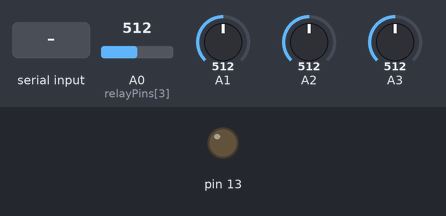
This sketch was run on a simulated Arduino Uno, built with avr-gcc and run on an emulated ATmega328P. On the bench: output pins drawn as LEDs (lit = HIGH). The inputs (shaded band) are chosen by the test bench; at power-on: A0 (relayPins[3]) = 512, A1 = 512, A2 = 512, A3 = 512. What the sketch prints to the serial monitor is not drawn.

Above: at 6.2 s.
6.3 s: "T" received over Serial
At 8.1 s:
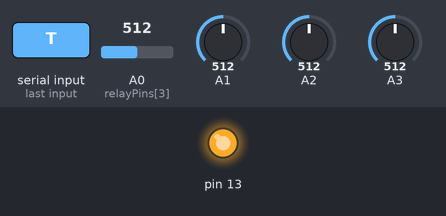
Timing chart, 0 to 13.8 s (numbered marks = the images above; inputs shaded):
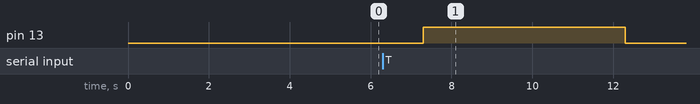

The sketch:

serialtest.ino
```cpp
#include <SPI.h>
#include <SD.h>

#define FILE_NAME "inc.txt" //file with next file name (unique naming per file)

//FILE NAMING VARIABLES
File myFile;
String fileNm = "";
const int INTERVAL = 10; //interval to read at (milliseconds) set at 10 for 100hz
unsigned long start;
int num;

//RELAY CONTROL Variables
const int relayPins[] = {10, 9, 6, 14};
char in;
int state = 0;
int pin;


//Sensor analog Read variables
int a0, a1, a2, a3;

//boolean controls whether file can be written tos
bool fil = true;


void setup() {
  //Initialize Serial Monitor
  Serial.begin(115200);

  // test on board LED
  pinMode(13, OUTPUT);

  Serial.println("START");

  delay(3000);

  Serial.println("TURNON");
  pinMode(13, LOW);
  delay(2000);
  Serial.println("TURNOFF");
  pinMode(13, HIGH);


  /*
  //Declare relay pins as OUTPUTS
  for (int i = 0; i < sizeof(relayPins); i++) {
    pinMode(relayPins[i], OUTPUT);
  }

  //INITIALIZE SD CARD
  Serial.print("Initializing SD card...");
  if (!SD.begin(4)) {
    Serial.println("initialization failed!");
    for(int i = 3; i >= 1; i--) {
      Serial.println(i);
      delay(1000);
    }
    Serial.println("Logger START");
    delay(1000);
    Serial.println("Time\tA0\tA1\tA2\tA3");

    //CALIBRATION
    pinMode(A0, INPUT);
    pinMode(A1, INPUT);
    pinMode(A2, INPUT);
    pinMode(A3, INPUT);
    fil = false;
    start = millis();
    return;
  }

  //READING FILE_NAME to name current file
  myFile = SD.open(FILE_NAME);
  if(myFile) {
    while (myFile.available()) {
      num = myFile.parseInt();
      Serial.println(num);
    }
    myFile.close();
  }else{
    Serial.println("error opening");
  }

  //.txt or .dat file
  fileNm = String(num) + ".txt";
  Serial.println("File Name: " + String(fileNm));
  num++;

  //WRITING TO FILE
  myFile = SD.open(FILE_NAME, FILE_WRITE);
  if(myFile) {
    myFile.println();
    myFile.print(int(num));
    myFile.close();
  }else{
    Serial.println("error opening");
  }

  //INITIALIZE NEW FILE
  myFile = SD.open(String(fileNm), FILE_WRITE);
  myFile.println("Time\tA0\tA1\tA2\tA3");
  myFile.close();

  //CALIBRATION
  pinMode(A0, INPUT);
  pinMode(A1, INPUT);
  pinMode(A2, INPUT);
  pinMode(A3, INPUT);

  //3 second delay
  for(int i = 3; i >= 1; i--) {
    Serial.println(i);
    delay(1000);
  }

  Serial.println("Logger START");
  delay(1000);
  Serial.println("Time\tA0\tA1\tA2\tA3");
  start = millis(); //Initialized timer zero

  */
}

void loop() {

  //save analog values to variables (0 - 1023)
  a0 = analogRead(A0);
  a1 = analogRead(A1);
  a2 = analogRead(A2);
  a3 = analogRead(A3);

  //record data values at every INTERVAL
  if((millis()- start) % INTERVAL == 0){

    //PRINT ANALOG INPUT TO SERIAL
    Serial.print(String(millis() - start) + "\t");
    Serial.print(String(a0) + "\t");
    Serial.print(String(a1) + "\t");
    Serial.print(String(a2) + "\t");
    Serial.print(String(a3));

    /*
    if(fil){ //Check if file has been made
      myFile = SD.open(String(fileNm), FILE_WRITE);
      if(myFile) {
        myFile.println(String(millis() - start) + "\t" + String(a0) + "\t" + String(a1) + "\t" + String(a2) + "\t" + String(a3));
      }else{
        Serial.print("\terror opening " + String(fileNm));
      }
      myFile.close();
    }

    Serial.println();

    */

  }


  //SWITCHBOX CONTROL
  if(Serial.available() > 0) {
      //READ SERIAL MONITOR USER INPUT
      in = Serial.read(); //.read() is non-blocking function (minimal delay
      Serial.println(in);

      Serial.println("yo");

      if (in == 'T') {
        delay(1000);
        Serial.println("TURNON LED");
        digitalWrite(13, HIGH);
        delay(5000);
        digitalWrite(13, LOW);
        delay(1000);
      }

      if(in == '0'){

        digitalWrite(relayPins[0], LOW);

      }else if(in == '1'){

        digitalWrite(relayPins[0], HIGH);

      }else if(in == '2'){

        digitalWrite(relayPins[1], LOW);

      }else if(in == '3'){

        digitalWrite(relayPins[1], HIGH);

      }else if(in == '4'){

        digitalWrite(relayPins[2], LOW);

      }else if(in == '5'){

        digitalWrite(relayPins[2], HIGH);

      }else if(in == '6'){

        digitalWrite(relayPins[3], LOW);

      }else if(in == '7'){

        digitalWrite(relayPins[3], HIGH);

      }else if(in == '8'){

        //All RELAY OFF
        for(int i = 0; i < sizeof(relayPins); i++){
          digitalWrite(relayPins[i], LOW);
        }

      }else if(in == '9'){
        Serial.println("Startup Sequence");
      }

  }

}
```

Measured:
- after the input at 6.3 s, pin 13: LOW → HIGH after 1.0 s, → LOW 5.0 s later
